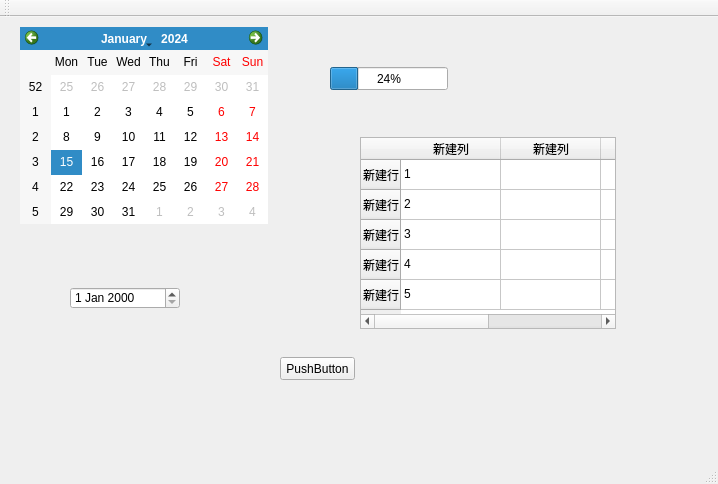
<?xml version="1.0" encoding="UTF-8"?>
<ui version="4.0">
 <class>MainWindow</class>
 <widget class="QMainWindow" name="MainWindow">
  <property name="geometry">
   <rect>
    <x>0</x>
    <y>0</y>
    <width>718</width>
    <height>484</height>
   </rect>
  </property>
  <property name="windowTitle">
   <string>MainWindow</string>
  </property>
  <widget class="QWidget" name="centralWidget">
   <widget class="QCalendarWidget" name="calendarWidget">
    <property name="geometry">
     <rect>
      <x>20</x>
      <y>10</y>
      <width>248</width>
      <height>197</height>
     </rect>
    </property>
   </widget>
   <widget class="QProgressBar" name="progressBar">
    <property name="geometry">
     <rect>
      <x>330</x>
      <y>50</y>
      <width>118</width>
      <height>23</height>
     </rect>
    </property>
    <property name="value">
     <number>24</number>
    </property>
   </widget>
   <widget class="QDateEdit" name="dateEdit">
    <property name="geometry">
     <rect>
      <x>70</x>
      <y>270</y>
      <width>110</width>
      <height>22</height>
     </rect>
    </property>
   </widget>
   <widget class="QTableWidget" name="tableWidget">
    <property name="geometry">
     <rect>
      <x>360</x>
      <y>120</y>
      <width>256</width>
      <height>192</height>
     </rect>
    </property>
    <row>
     <property name="text">
      <string>新建行</string>
     </property>
    </row>
    <row>
     <property name="text">
      <string>新建行</string>
     </property>
    </row>
    <row>
     <property name="text">
      <string>新建行</string>
     </property>
    </row>
    <row>
     <property name="text">
      <string>新建行</string>
     </property>
    </row>
    <row>
     <property name="text">
      <string>新建行</string>
     </property>
    </row>
    <column>
     <property name="text">
      <string>新建列</string>
     </property>
    </column>
    <column>
     <property name="text">
      <string>新建列</string>
     </property>
    </column>
    <column>
     <property name="text">
      <string>新建列</string>
     </property>
    </column>
    <column>
     <property name="text">
      <string>新建列</string>
     </property>
    </column>
    <item row="0" column="0">
     <property name="text">
      <string>1</string>
     </property>
    </item>
    <item row="1" column="0">
     <property name="text">
      <string>2</string>
     </property>
    </item>
    <item row="1" column="2">
     <property name="text">
      <string/>
     </property>
    </item>
    <item row="2" column="0">
     <property name="text">
      <string>3</string>
     </property>
    </item>
    <item row="3" column="0">
     <property name="text">
      <string>4</string>
     </property>
    </item>
    <item row="4" column="0">
     <property name="text">
      <string>5</string>
     </property>
    </item>
   </widget>
   <widget class="QPushButton" name="pushButton">
    <property name="geometry">
     <rect>
      <x>280</x>
      <y>340</y>
      <width>75</width>
      <height>23</height>
     </rect>
    </property>
    <property name="text">
     <string>PushButton</string>
    </property>
   </widget>
  </widget>
  <widget class="QMenuBar" name="menuBar">
   <property name="geometry">
    <rect>
     <x>0</x>
     <y>0</y>
     <width>718</width>
     <height>23</height>
    </rect>
   </property>
  </widget>
  <widget class="QToolBar" name="mainToolBar">
   <attribute name="toolBarArea">
    <enum>TopToolBarArea</enum>
   </attribute>
   <attribute name="toolBarBreak">
    <bool>false</bool>
   </attribute>
  </widget>
  <widget class="QStatusBar" name="statusBar"/>
 </widget>
 <layoutdefault spacing="6" margin="11"/>
 <resources/>
 <connections/>
</ui>
